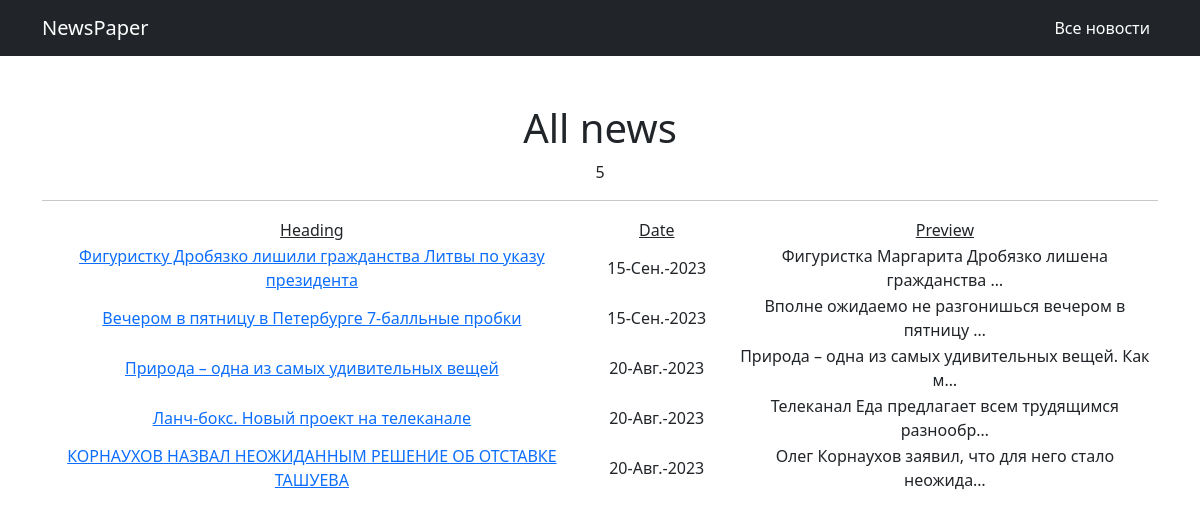
Page /news/ on the committed database.
### news/models.py (models this page shows, shortened)
class Post(models.Model):
    NEWS = 'NW'
    ARTICLE = 'AR'
    TYPE_CHOICES = (
        (NEWS, 'Новость'),
        (ARTICLE, 'Статья')
    )
    type = models.CharField(max_length = 2, choices = TYPE_CHOICES, default = NEWS)
    timePost = models.DateTimeField(auto_now_add=True)
    title = models.CharField(max_length = 255)
    textPost = models.TextField()
    ratingPost = models.IntegerField(default=0)
    author = models.ForeignKey(Author, on_delete=models.CASCADE)
    category = models.ManyToManyField(Category, through='PostCategory')

### news/views.py (the view)
# urls.py: path('', PostList.as_view(), name='news'),
class PostList(ListView):
    model = Post
    template_name = 'news.html'
    context_object_name = 'news'
    queryset = Post.objects.order_by('-id')
    def get_context_data(self, **kwargs):
        context = super().get_context_data(**kwargs)
        context['is_not_premium'] = not self.request.user.groups.filter(name='authors').exists()
        return context

### news/templatetags/custom_filters.py (called while the page is built)
@register.filter(name='censor')
def censor(text):
    forbidden_vocabulary = ['nba']
    for i in forbidden_vocabulary:
        text = text.replace(i, '<abn>')
        text = text.replace(i.upper(), '<abn>')
    return text

### templates/news.html (shortened to what this page needs)
{% extends 'default.html' %}
{% load custom_filters %}
{% block content %}
<h1>All news</h1>
{{ news|length }}
<hr>
{% if news %}
<table>
    <tr>
        <td><u>Heading</u></td>
        <td width="150"><u>Date</u></td>
        <td><u>Preview</u></td>
    </tr>
    {% for new_s in news %}
    <tr>
        <td>
            <a href="{% url 'new_s' new_s.id %}">{{ new_s.title|censor }}</a>
        </td>
        <td>{{ new_s.timePost|date:'d-N-Y' }}</td>
        <td>{{ new_s.textPost|censor|truncatechars:50 }}</td>
    </tr>
    {% endfor %}
</table>
{% else %}
<h2>No news</h2>
{% endif %}
{% endblock content %}

### rows in the picture
Post: title|censor "Фигуристку Дробязко лишили гражданства Литвы по указу президента", timePost "15-Сен.-2023", textPost|censor "Фигуристка Маргарита Дробязко лишена гражданства …"
Post: title|censor "Вечером в пятницу в Петербурге 7-балльные пробки", timePost "15-Сен.-2023", textPost|censor "Вполне ожидаемо не разгонишься вечером в пятницу …"
Post: title|censor "Природа – одна из самых удивительных вещей", timePost "20-Авг.-2023", textPost|censor "Природа – одна из самых удивительных вещей. Как м…"
Post: title|censor "Ланч-бокс. Новый проект на телеканале", timePost "20-Авг.-2023", textPost|censor "Телеканал Еда предлагает всем трудящимся разнообр…"
Post: title|censor "КОРНАУХОВ НАЗВАЛ НЕОЖИДАННЫМ РЕШЕНИЕ ОБ ОТСТАВКЕ ТАШУЕВА", timePost "20-Авг.-2023", textPost|censor "Олег Корнаухов заявил, что для него стало неожида…"

### other values in the picture
{{ news|length }} "5"
